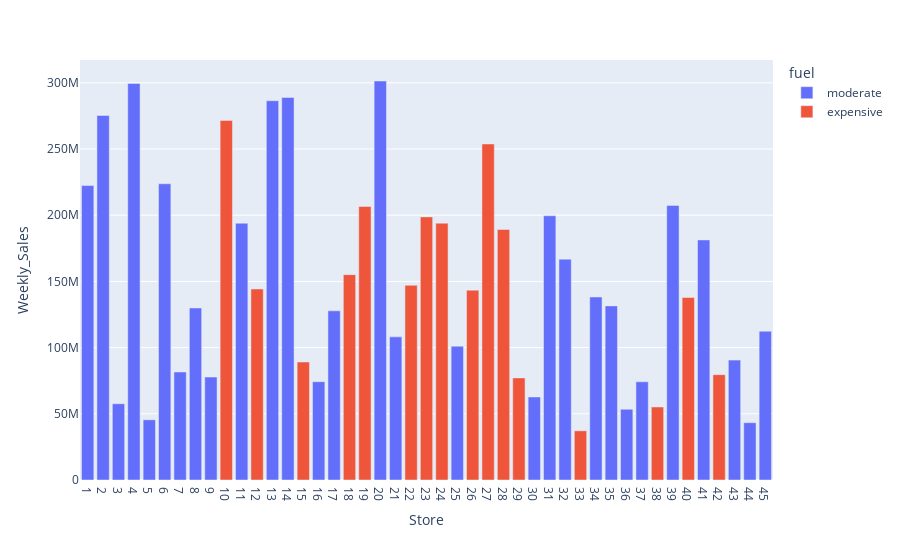

This figure's notebook cell:
### Code cell
fig = px.bar(newdf,x='Store',y='Weekly_Sales',color='fuel')
fig.update_layout(xaxis=dict(tickmode='linear'))
fig.show()

### Figure 1 — Plotly figure (JSON) as saved in the notebook; plotly's stock layout.template omitted (floating-point values rounded to 4 significant figures)
{"data": [{"hovertemplate": "fuel=moderate<br>Store=%{x}<br>Weekly_Sales=%{y}<extra></extra>", "legendgroup": "moderate", "marker": {"color": "#636efa", "pattern": {"shape": ""}}, "name": "moderate", "orientation": "v", "showlegend": true, "textposition": "auto", "type": "bar", "x": [36, 34, 4, 1, 21, 37, 39, 31, 11, 30, 9, 8, 6, 5, 3, 2, 43, 41, 7, 16, 32, 17, 44, 13, 35, 45, 14, 25, 20], "xaxis": "x", "y": [53410000.0, 138200000.0, 299500000.0, 222400000.0, 108100000.0, 74200000.0, 207400000.0, 199600000.0, 194000000.0, 62720000.0, 77790000.0, 130000000.0, 223800000.0, 45480000.0, 57590000.0, 275400000.0, 90570000.0, 181300000.0, 81600000.0, 74250000.0, 166800000.0, 127800000.0, 43290000.0, 286500000.0, 131500000.0, 112400000.0, 289000000.0, 101100000.0, 301400000.0], "yaxis": "y"}, {"hovertemplate": "fuel=expensive<br>Store=%{x}<br>Weekly_Sales=%{y}<extra></extra>", "legendgroup": "expensive", "marker": {"color": "#EF553B", "pattern": {"shape": ""}}, "name": "expensive", "orientation": "v", "showlegend": true, "textposition": "auto", "type": "bar", "x": [18, 40, 26, 23, 22, 29, 42, 10, 33, 19, 24, 15, 27, 38, 28, 12], "xaxis": "x", "y": [155100000.0, 137900000.0, 143400000.0, 198800000.0, 147100000.0, 77140000.0, 79570000.0, 271600000.0, 37160000.0, 206600000.0, 194000000.0, 89130000.0, 253900000.0, 55160000.0, 189300000.0, 144300000.0], "yaxis": "y"}], "layout": {"barmode": "relative", "legend": {"title": {"text": "fuel"}, "tracegroupgap": 0}, "margin": {"t": 60}, "xaxis": {"anchor": "y", "domain": [0, 1], "tickmode": "linear", "title": {"text": "Store"}}, "yaxis": {"anchor": "x", "domain": [0, 1], "title": {"text": "Weekly_Sales"}}}}
